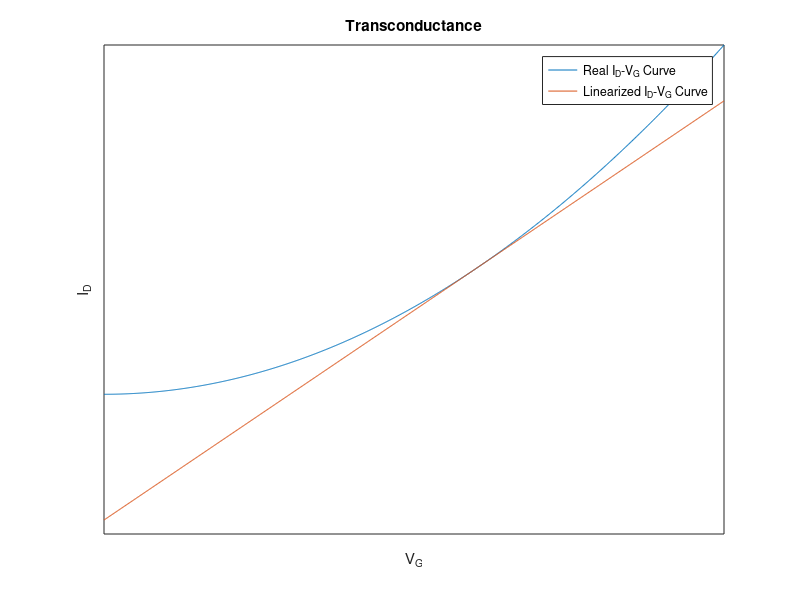

MATLAB code to generate this figure:
vg=linspace(0,5,1000);
id=vg.^2;
gm=6;
idl=6*(vg-3)+9;
plot(vg,id)
hold on
plot(vg,idl)
hold off
legend('Real I_D-V_G Curve','Linearized I_D-V_G Curve')
set(gca,'XTick',[], 'YTick', [])
title('Transconductance')
xlabel('V_G')
ylabel('I_D')
waitforbuttonpress ()
print(1,strcat("../images/",mfilename(),".pdf"),"-dpdf","-S600,400")
close()